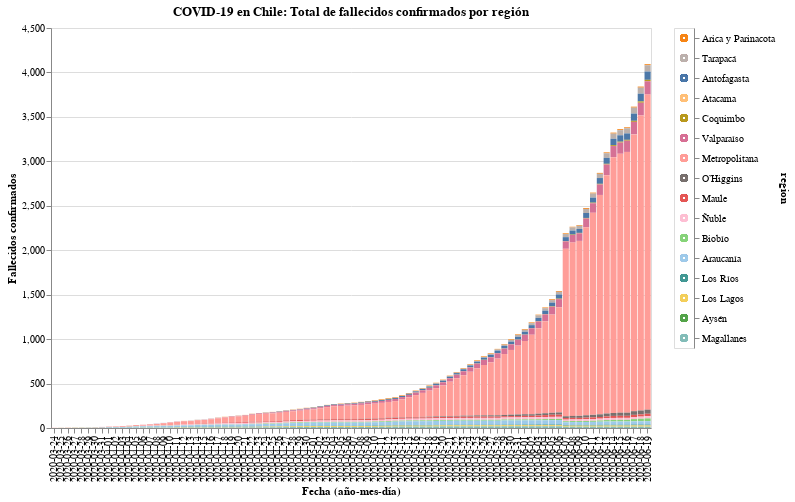

Notebook code for this chart:
### Code cell
#hide_input

input_dropdown = alt.binding_select(options=new_data['region'].unique())
selection1 = alt.selection_single(fields=['region'], bind=input_dropdown, name=' ')
selection2 = alt.selection_multi(fields=['region'], on='mouseover')

color = alt.condition(selection1 | selection2,
                    alt.Color('region:N', scale=alt.Scale(scheme='tableau20'), legend=None),
                    alt.value('lightgray'))

bars = alt.Chart(new_data).mark_bar().encode(
    x=alt.X('date:O', axis=alt.Axis(title='Fecha (año-mes-día)')),
    y=alt.Y('fallecidos', axis=alt.Axis(title='Fallecidos confirmados')),
    color=color,
    tooltip=['date', 'region', 'fallecidos'],
    order=alt.Order(
    # Sort the segments of the bars by this field
    'codigo region',
    sort='descending'
    )
    ).properties(
    title='COVID-19 en Chile: Total de fallecidos confirmados por región'
).add_selection(
    selection1, selection2
).transform_filter(
    selection1
)

legend = alt.Chart(new_data).mark_point().encode(
    y=alt.Y('region:N', axis=alt.Axis(orient='right'), sort=regiones),
    color=color
).add_selection(
    selection1, selection2
)

bars.properties(width=600, height=400) | legend

### Figure 1 — Vega-Lite specification as saved in the notebook (floating-point values rounded to 4 significant figures; data arrays with more than 128 entries replaced by an {"elided": "..."} marker saying what was removed)
{"config": {"view": {"continuousWidth": 400, "continuousHeight": 300}}, "hconcat": [{"mark": "bar", "encoding": {"color": {"condition": {"type": "nominal", "field": "region", "legend": null, "scale": {"scheme": "tableau20"}, "selection": {"or": [" ", "selector006"]}}, "value": "lightgray"}, "order": {"type": "quantitative", "field": "codigo region", "sort": "descending"}, "tooltip": [{"type": "nominal", "field": "date"}, {"type": "nominal", "field": "region"}, {"type": "quantitative", "field": "fallecidos"}], "x": {"type": "ordinal", "axis": {"title": "Fecha (año-mes-día)"}, "field": "date"}, "y": {"type": "quantitative", "axis": {"title": "Fallecidos confirmados"}, "field": "fallecidos"}}, "height": 400, "selection": {" ": {"type": "single", "fields": ["region"], "bind": {"input": "select", "options": ["Arica y Parinacota", "Tarapacá", "Antofagasta", "Atacama", "Coquimbo", "Valparaíso", "Metropolitana", "O’Higgins", "Maule", "Ñuble", "Biobío", "Araucanía", "Los Ríos", "Los Lagos", "Aysén", "Magallanes"]}}, "selector006": {"type": "multi", "fields": ["region"], "on": "mouseover"}}, "title": "COVID-19 en Chile: Total de fallecidos confirmados por región", "transform": [{"filter": {"selection": " "}}], "width": 600}, {"mark": "point", "encoding": {"color": {"condition": {"type": "nominal", "field": "region", "legend": null, "scale": {"scheme": "tableau20"}, "selection": {"or": [" ", "selector006"]}}, "value": "lightgray"}, "y": {"type": "nominal", "axis": {"orient": "right"}, "field": "region", "sort": ["Arica y Parinacota", "Tarapacá", "Antofagasta", "Atacama", "Coquimbo", "Valparaíso", "Metropolitana", "O’Higgins", "Maule", "Ñuble", "Biobío", "Araucanía", "Los Ríos", "Los Lagos", "Aysén", "Magallanes"]}}, "selection": {" ": {"type": "single", "fields": ["region"], "bind": {"input": "select", "options": ["Arica y Parinacota", "Tarapacá", "Antofagasta", "Atacama", "Coquimbo", "Valparaíso", "Metropolitana", "O’Higgins", "Maule", "Ñuble", "Biobío", "Araucanía", "Los Ríos", "Los Lagos", "Aysén", "Magallanes"]}}, "selector006": {"type": "multi", "fields": ["region"], "on": "mouseover"}}}], "data": {"name": "data-34450d5536db4cc28c6f77715c81bf9c"}, "$schema": "https://vega.github.io/schema/vega-lite/v4.8.1.json", "datasets": {"data-34450d5536db4cc28c6f77715c81bf9c": {"elided": "1408 records"}}}
